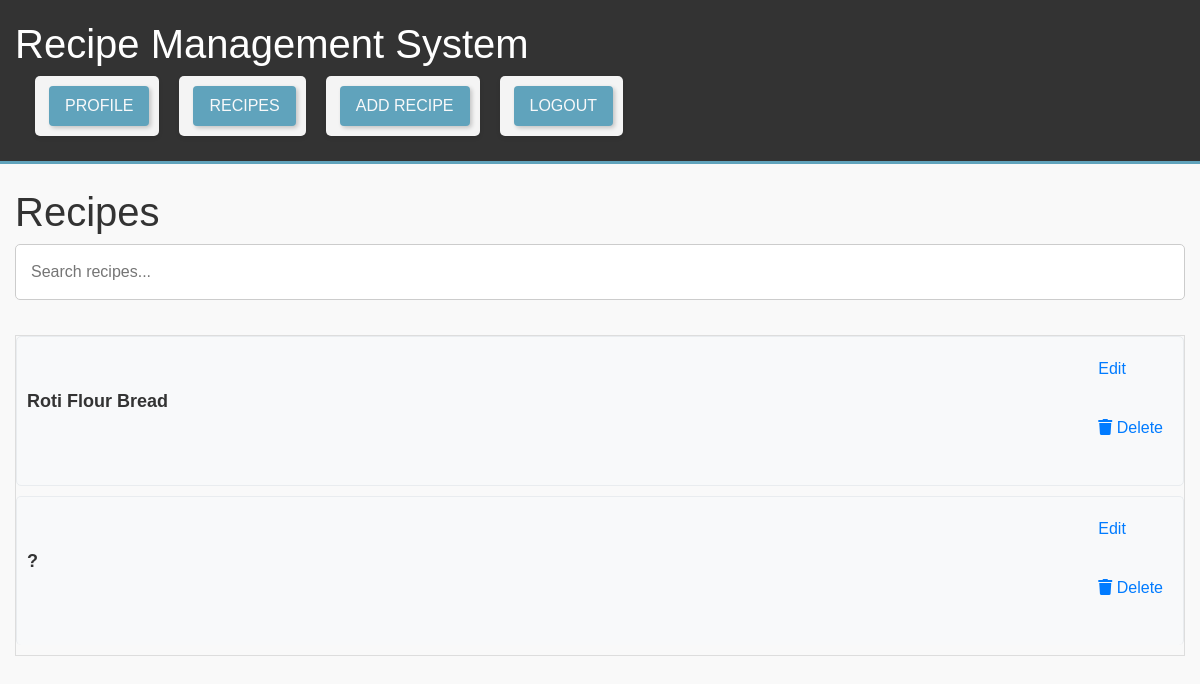
/recipes (signed in), run on an earlier commit of the app's database.
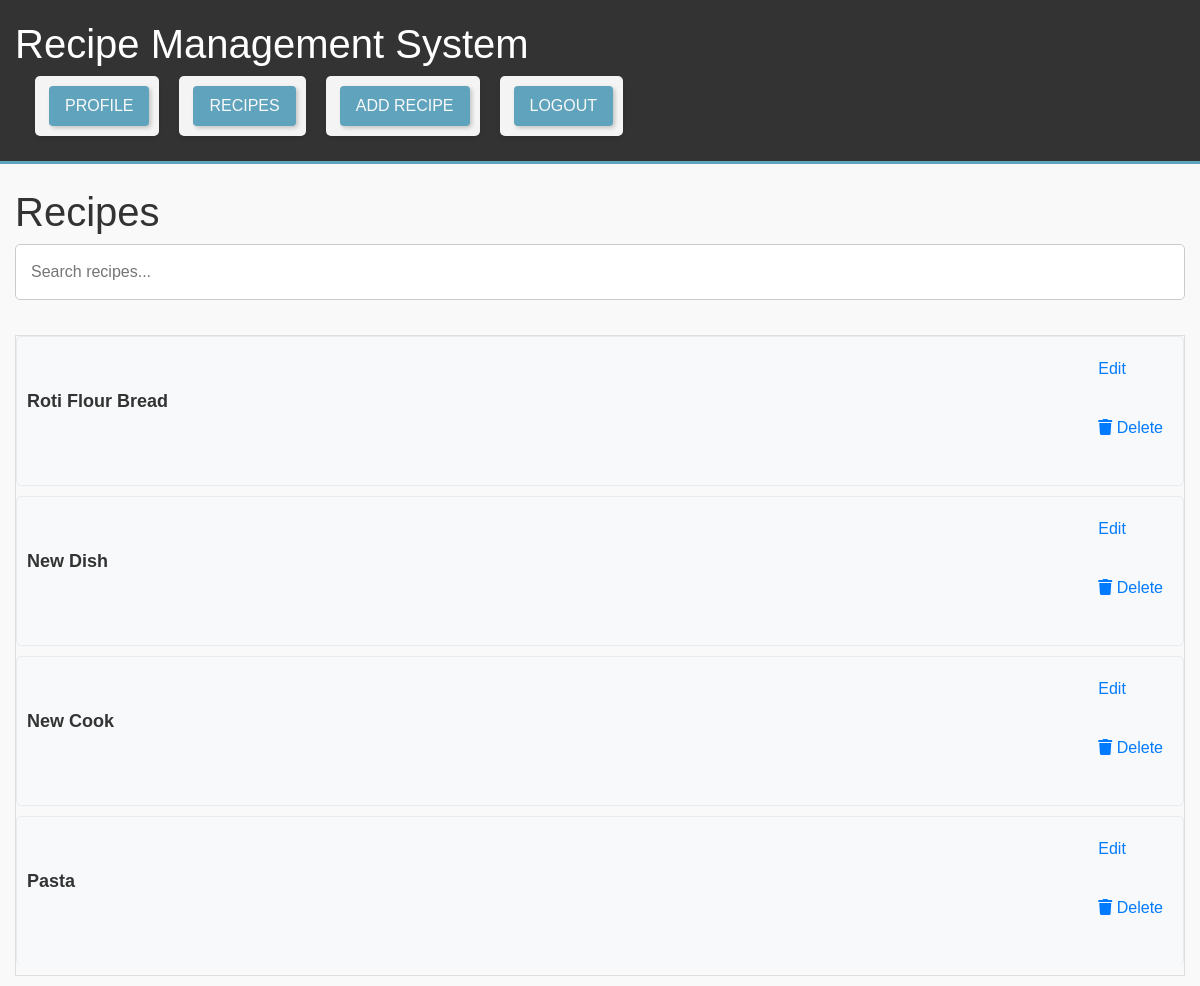
And on a later commit of the database.
### models.py (models this page shows)
class Recipes(db.Model):
    recipe_id = db.Column(db.Integer, primary_key=True)
    title = db.Column(db.String(255), nullable=False)
    instructions = db.Column(db.Text, nullable=False)
    user_id = db.Column(db.Integer, db.ForeignKey('users.user_id'))
    ingredients = db.relationship('Ingredients', secondary='recipe_ingredients', back_populates='recipes')
    interactions = db.relationship('Interactions', backref='recipe', lazy=True)

### app.py (the view)
@app.route('/recipes')
def recipes():
    user_id = session.get('user_id')
    if user_id:
        user_recipes = Recipes.query.filter_by(user_id=user_id).all()
        return render_template('recipes.html', recipes=user_recipes)
    return 'You must be logged in to view recipes', 401

### templates/recipes.html (shortened to what this page needs)
{% extends "base.html" %}
{% block content %}
    <h1>Recipes</h1>
    <div id="recipe-search">
        <input type="text" id="searchInput" class="search-input" placeholder="Search recipes..." onkeyup="searchRecipes()">
    </div>
    <div id="recipe-list">
        {% for recipe in recipes %}
            <div class="recipe-item" onclick="toggleRecipeDetails('details-{{ recipe.recipe_id }}')">
                <div class="recipe-content">
                    <div class="recipe-title" id="title-{{ recipe.recipe_id }}">{{ recipe.title }}</div>
                </div>
                <div class="recipe-actions">
                    <button type="button" class="btn btn-primary" onclick="editRecipe('{{ recipe.recipe_id }}')">
                        Edit
                    </button>
                    <form action="/delete_recipe/{{ recipe.recipe_id }}" method="post" onsubmit="return confirm('Are you sure you want to delete this recipe?');">
                        <button type="submit" class="btn btn-danger">
                            <i class="fas fa-trash"></i> Delete
                        </button>
                    </form>
                </div>
            </div>
        {% endfor %}
    </div>
{% endblock %}

### templates/base.html (shortened to what this page needs)
<!DOCTYPE html>
<html lang="en">
<head>
    <link rel="stylesheet" href="https://cdnjs.cloudflare.com/ajax/libs/font-awesome/5.15.3/css/all.min.css">
    <link href="https://stackpath.bootstrapcdn.com/bootstrap/4.5.2/css/bootstrap.min.css" rel="stylesheet">
    <link rel="stylesheet" href="{{ url_for('static', filename='styles.css') }}">
</head>
<body>
    <header>
        <div class="container">
            <h1>Recipe Management System</h1>
            <nav id="main-nav">
                <ul class="nav" id="nav-list">
                    {% if 'username' in session %}
                        <li class="nav-item"><a class="nav-link text-light" href="{{ url_for('profile') }}">Profile</a></li>
                        <li class="nav-item"><a class="nav-link text-light" href="{{ url_for('recipes') }}">Recipes</a></li>
                        <li class="nav-item"><a class="nav-link text-light" href="{{ url_for('add_recipe') }}">Add Recipe</a></li>
                        <li class="nav-item"><a class="nav-link text-light" href="{{ url_for('logout') }}">Logout</a></li>
                    {% else %}
                        <script>document.getElementById('main-nav').className = 'nav-centered';</script>
                        <li class="nav-item"><a class="nav-link text-light" href="{{ url_for('register') }}">Register</a></li>
                        <li class="nav-item"><a class="nav-link text-light" href="{{ url_for('login') }}">Login</a></li>
                    {% endif %}
                </ul>
            </nav>
        </div>
    </header>
    <div class="container mt-4">
        {% block content %}{% endblock %}
    </div>
</body>
</html>

### static/styles.css (style rules this page uses)
body { font-family: 'Arial', sans-serif; margin: 0; padding: 0; background-color: #f9f9f9; color: #333; }
.container { max-width: 1200px; margin: auto; padding: 0 15px; }
header { background: #333; color: #fff; padding: 20px 0; border-bottom: #60a3bc 3px solid; }
header a { color: #fff; text-decoration: none; text-transform: uppercase; font-size: 16px; }
nav { text-align: right; padding: 0; }
nav ul { margin: 0; padding: 0; list-style: none; display: inline-block; }
nav ul li { display: inline; margin-left: 20px; }
nav ul li a { padding: 10px 15px; background: #60a3bc; border-radius: 4px; color: white; margin-left: 4px; transition: background 0.3s ease; box-shadow: 2px 2px 4px rgba(0, 0, 0, 0.2); }
ul { list-style-type: none; padding: 0; }
li { background: #f4f4f4; margin-bottom: 5px; border-radius: 5px; padding: 10px; box-shadow: 0 2px 4px rgba(0, 0, 0, 0.1); }
input[type="text"], input[type="email"], input[type="password"], button, input[type="submit"], select { width: 100%; padding: 15px; margin-bottom: 15px; border-radius: 5px; border: 1px solid #ccc; box-sizing: border-box; }
input[type="submit"], button { background-color: #5cb85c; color: white; border: none; cursor: pointer; transition: background-color 0.3s ease; }
div { margin-bottom: 10px; }
#recipe-search { margin-bottom: 20px; }
#recipe-list { border: 1px solid #ddd; padding: 0; }
.recipe-item { background-color: #f9f9f9; border-bottom: 1px solid #ddd; padding: 10px; transition: background-color 0.3s; }
.recipe-item:last-child { border-bottom: none; }
.recipe-item button { background: none; border: none; text-align: left; width: 100%; padding: 10px; font-size: 16px; cursor: pointer; color: #007bff; }
#recipe-list { margin-top: 20px; }
.recipe-item { display: flex; justify-content: space-between; align-items: center; padding: 10px; background-color: #f8f9fa; border: 1px solid #e9ecef; border-radius: 5px; margin-bottom: 10px; cursor: pointer; transition: background-color 0.3s; }
.recipe-content { flex-grow: 1; }
.recipe-title { font-size: 18px; font-weight: bold; }
.recipe-actions form { margin: 0; }

What changed in the data, as far as the page shows it:
changed Recipes: title "?" → "New Dish"
added Recipes: title "New Cook"
added Recipes: title "Pasta"
